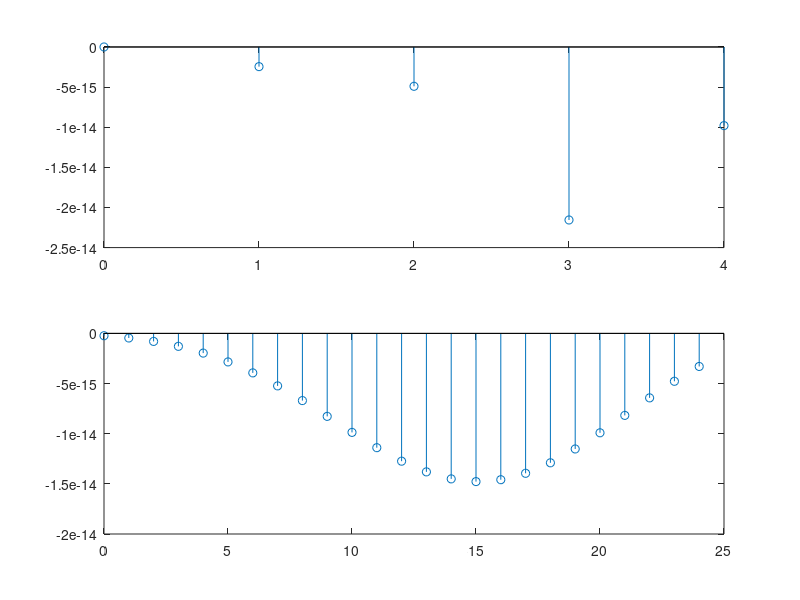

Reproduce this figure in MATLAB.
clc;
I = input('Enter Interpulation Factor : ');
L = input('Enter Length of the Signsl : ');
f1 = input('Enter F1 : ');
f2 = input('Enter F2 : ');

t = 0 : L-1;
x = sin(2*pi*f1*t) + sin(2*pi*f2*t);
y = interp(x,I);   %% interp(signal, factor) IMP

subplot(2,1,1)
stem(t,x(1:L));

m = 0 : L*I-1;
subplot(2,1,2)
stem(m,y(1:L*I)); 